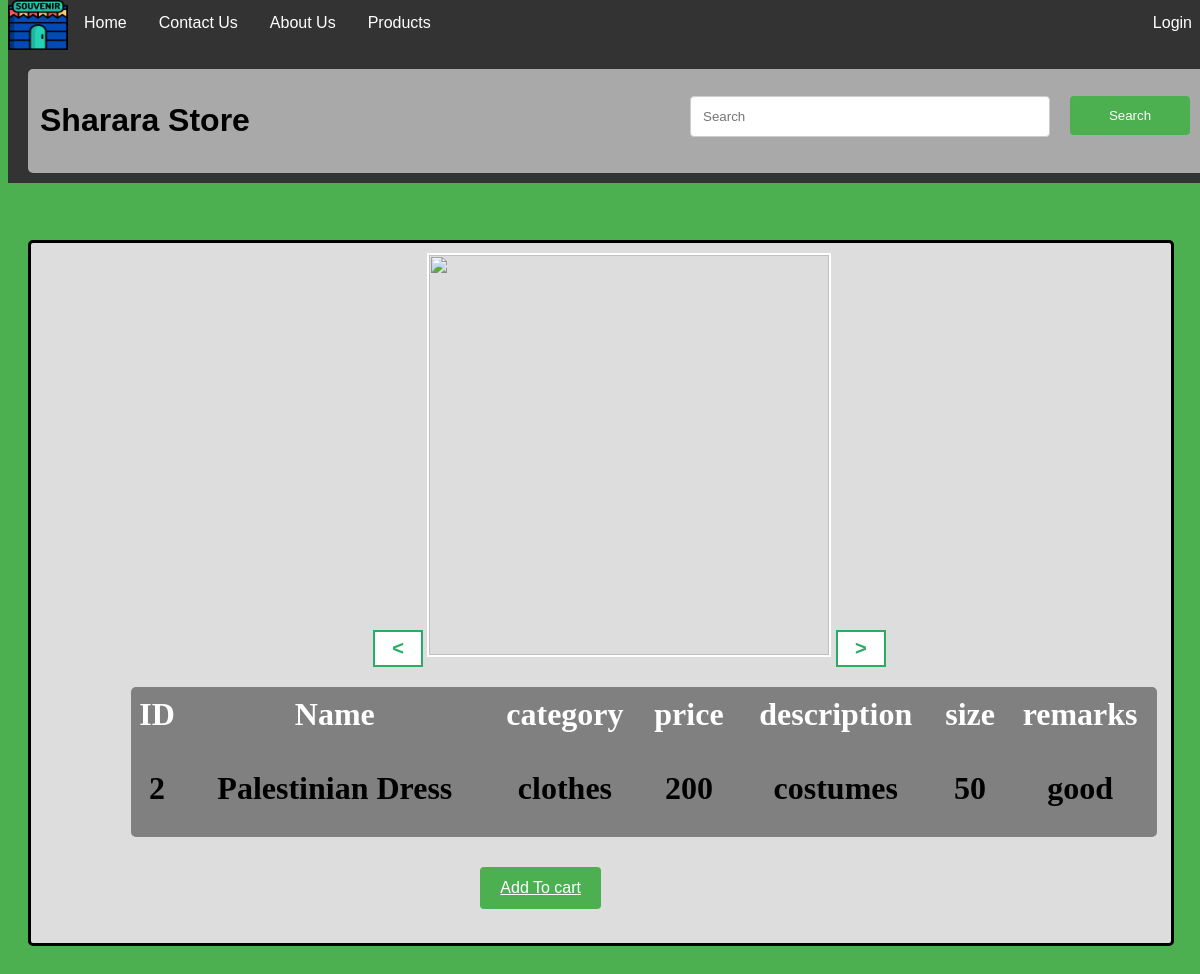
The app's page /Products/singleProduct.php?&pid=2 with its own data.
### tables this page shows
CREATE TABLE IF NOT EXISTS `products` (
  `name` varchar(20) DEFAULT NULL,
  `description` varchar(150) DEFAULT NULL,
  `category` varchar(20) DEFAULT NULL,
  `size` double DEFAULT NULL,
  `price` double DEFAULT NULL,
  `remarks` varchar(100) DEFAULT NULL,
  `pid` int(10) NOT NULL,
  `quantity` int(11) NOT NULL
);

### Products/singleProduct.php (the view, shortened to what this page needs)
<?php
include("../HeaderAndFooter/header.php");
include '../Shared/dbConf.php';
?>
<!DOCTYPE html>
<html>
<head>
    <link rel="stylesheet" href="../style.css">
</head>
<body style="margin-top: 150px">
<?php
if (isset($_GET['pid'])) {
    $sqlStatement = "SELECT * FROM products WHERE pid = '" . $_GET['pid'] . "'";
    $result = $pdo->query($sqlStatement);
    $row = $result->fetch();
    $pid = $row['pid'];
    ?>
    <section id="SingleItemsPage">
        <div style="width: 100%; height = 300px; position: center;">
                <figure style="float: left; margin: 10px 200px 20px 30%;" class="myImage">
                    <button onclick="mySlide('prev');"><</button>
                    <img class="row" src="../images/<?php echo $pid;?>/fig1.jpg" id="slide" alt="" width="400" height="400">
                    <button onclick="mySlide('next');">></button>
            </figure>
                <table class="singleProduct">
                    <tr style="height: 50px; color: white">
                        <th>
                            ID
                        </th>
                        <th>
                            Name
                        </th>
                        <th>
                            category
                        </th>
                        <th>
                            price
                        </th>
                        <th>
                            description
                        </th>
                        <th>
                            size
                        </th>
                        <th>
                            remarks
                        </th>
                    </tr>
                    <tr>
                        <th>
                            <?php echo $row['pid'] ?>
                        </th>
                        <th>
                            <?php echo $row['name'] ?>
                        </th>
                        <th>
                            <?php echo $row['category'] ?>
                        </th>
                        <th>   <?php echo $row['price'] ?>
                        </th>
                        <th><?php echo $row['description'] ?>
                        </th>
                        <th>   <?php echo $row['size'] ?>
                        </th>
                        <th> <?php echo $row['remarks'] ?>
                        </th>
                    </tr>
                </table>
            <a href="<?php echo "../Shared/addToCart.php?pid=".$row['pid'];?>" class="itemButtons" style="margin: 10px 50% 10px 20px;"> Add To cart</a>
        </div>
    </section>
    <?php
}
?>
</body>
</html>

### style.css (style rules this page uses)
.row:after { content: ""; display: table; clear: both; }
#SingleItemsPage { border-radius: 5px; border-color: black; border-style: solid; background: #dddddd; float: left; text-align: center; height: 700px; width: 95%; margin: 20px; margin-right: 20px; }
html, body { width: 100%; height: 100%; background-color: #4CAF50; margin-top: 70px; }
.itemButtons { background-color: #4CAF50; color: white; padding: 12px 20px; border: none; border-radius: 4px; cursor: pointer; float: right; margin: 120px 50px 15px 1px; }
.singleProduct { width: 90%; height: 150px; margin: 150px 100px 20px 100px; background-color: gray; font-family: Aldhabi; font-weight: bold; font-size: xx-large; border-radius: 5px; }

### Products/singleProduct.php (style rules this page uses)
body { font-family: Arial, Helvetica, sans-serif; }
.myImage img { border: 2px solid #fff; }
.myImage button { background-color: #fff; color: #27ae60; border: 2px solid #27ae60; font-size: 20px; font-weight: bold; width: 50px; cursor: pointer;padding: 5px; }

### records on screen
products: pid "2", name "Palestinian Dress", category "clothes", price "200", description "costumes", size "50", remarks "good"
